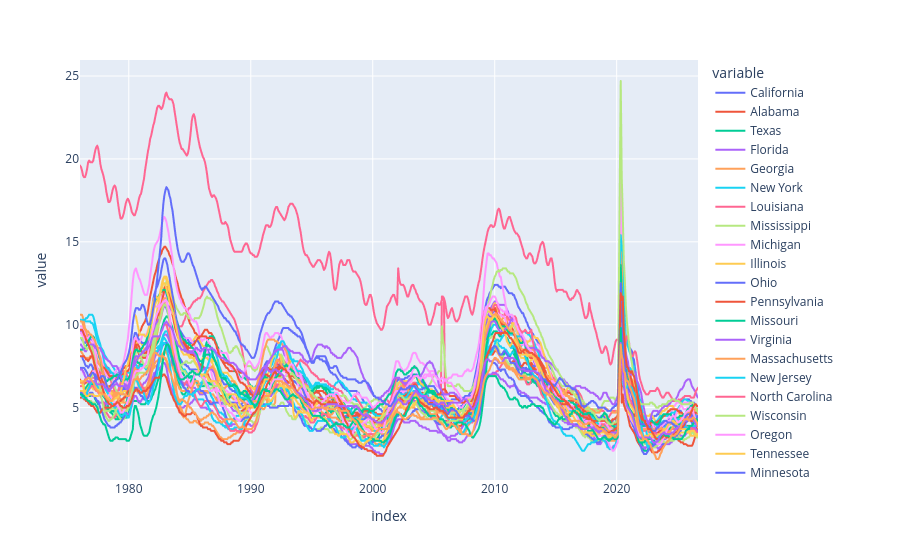

Write notebook code for a chart like this one.
### Code cell
# Plot States Unemployment Rate
px.line(uemp_states)

### Figure 1 — Plotly figure (JSON) as saved in the notebook; plotly's stock layout.template omitted (floating-point values rounded to 4 significant figures; data arrays with more than 128 entries replaced by an {"elided": "..."} marker saying what was removed)
{"data": [{"hovertemplate": "variable=California<br>index=%{x}<br>value=%{y}<extra></extra>", "legendgroup": "California", "line": {"color": "#636efa", "dash": "solid"}, "marker": {"symbol": "circle"}, "mode": "lines", "name": "California", "showlegend": true, "type": "scattergl", "x": {"elided": "606 str values"}, "xaxis": "x", "y": {"elided": "606 float values"}, "yaxis": "y"}, {"hovertemplate": "variable=Alabama<br>index=%{x}<br>value=%{y}<extra></extra>", "legendgroup": "Alabama", "line": {"color": "#EF553B", "dash": "solid"}, "marker": {"symbol": "circle"}, "mode": "lines", "name": "Alabama", "showlegend": true, "type": "scattergl", "x": {"elided": "606 str values"}, "xaxis": "x", "y": {"elided": "606 float values"}, "yaxis": "y"}, {"hovertemplate": "variable=Texas<br>index=%{x}<br>value=%{y}<extra></extra>", "legendgroup": "Texas", "line": {"color": "#00cc96", "dash": "solid"}, "marker": {"symbol": "circle"}, "mode": "lines", "name": "Texas", "showlegend": true, "type": "scattergl", "x": {"elided": "606 str values"}, "xaxis": "x", "y": {"elided": "606 float values"}, "yaxis": "y"}, {"hovertemplate": "variable=Florida<br>index=%{x}<br>value=%{y}<extra></extra>", "legendgroup": "Florida", "line": {"color": "#ab63fa", "dash": "solid"}, "marker": {"symbol": "circle"}, "mode": "lines", "name": "Florida", "showlegend": true, "type": "scattergl", "x": {"elided": "606 str values"}, "xaxis": "x", "y": {"elided": "606 float values"}, "yaxis": "y"}, {"hovertemplate": "variable=Georgia<br>index=%{x}<br>value=%{y}<extra></extra>", "legendgroup": "Georgia", "line": {"color": "#FFA15A", "dash": "solid"}, "marker": {"symbol": "circle"}, "mode": "lines", "name": "Georgia", "showlegend": true, "type": "scattergl", "x": {"elided": "606 str values"}, "xaxis": "x", "y": {"elided": "606 float values"}, "yaxis": "y"}, {"hovertemplate": "variable=New York<br>index=%{x}<br>value=%{y}<extra></extra>", "legendgroup": "New York", "line": {"color": "#19d3f3", "dash": "solid"}, "marker": {"symbol": "circle"}, "mode": "lines", "name": "New York", "showlegend": true, "type": "scattergl", "x": {"elided": "606 str values"}, "xaxis": "x", "y": {"elided": "606 float values"}, "yaxis": "y"}, {"hovertemplate": "variable=Louisiana<br>index=%{x}<br>value=%{y}<extra></extra>", "legendgroup": "Louisiana", "line": {"color": "#FF6692", "dash": "solid"}, "marker": {"symbol": "circle"}, "mode": "lines", "name": "Louisiana", "showlegend": true, "type": "scattergl", "x": {"elided": "606 str values"}, "xaxis": "x", "y": {"elided": "606 float values"}, "yaxis": "y"}, {"hovertemplate": "variable=Mississippi<br>index=%{x}<br>value=%{y}<extra></extra>", "legendgroup": "Mississippi", "line": {"color": "#B6E880", "dash": "solid"}, "marker": {"symbol": "circle"}, "mode": "lines", "name": "Mississippi", "showlegend": true, "type": "scattergl", "x": {"elided": "606 str values"}, "xaxis": "x", "y": {"elided": "606 float values"}, "yaxis": "y"}, {"hovertemplate": "variable=Michigan<br>index=%{x}<br>value=%{y}<extra></extra>", "legendgroup": "Michigan", "line": {"color": "#FF97FF", "dash": "solid"}, "marker": {"symbol": "circle"}, "mode": "lines", "name": "Michigan", "showlegend": true, "type": "scattergl", "x": {"elided": "606 str values"}, "xaxis": "x", "y": {"elided": "606 float values"}, "yaxis": "y"}, {"hovertemplate": "variable=Illinois<br>index=%{x}<br>value=%{y}<extra></extra>", "legendgroup": "Illinois", "line": {"color": "#FECB52", "dash": "solid"}, "marker": {"symbol": "circle"}, "mode": "lines", "name": "Illinois", "showlegend": true, "type": "scattergl", "x": {"elided": "606 str values"}, "xaxis": "x", "y": {"elided": "606 float values"}, "yaxis": "y"}, {"hovertemplate": "variable=Ohio<br>index=%{x}<br>value=%{y}<extra></extra>", "legendgroup": "Ohio", "line": {"color": "#636efa", "dash": "solid"}, "marker": {"symbol": "circle"}, "mode": "lines", "name": "Ohio", "showlegend": true, "type": "scattergl", "x": {"elided": "606 str values"}, "xaxis": "x", "y": {"elided": "606 float values"}, "yaxis": "y"}, {"hovertemplate": "variable=Pennsylvania<br>index=%{x}<br>value=%{y}<extra></extra>", "legendgroup": "Pennsylvania", "line": {"color": "#EF553B", "dash": "solid"}, "marker": {"symbol": "circle"}, "mode": "lines", "name": "Pennsylvania", "showlegend": true, "type": "scattergl", "x": {"elided": "606 str values"}, "xaxis": "x", "y": {"elided": "606 float values"}, "yaxis": "y"}, {"hovertemplate": "variable=Missouri<br>index=%{x}<br>value=%{y}<extra></extra>", "legendgroup": "Missouri", "line": {"color": "#00cc96", "dash": "solid"}, "marker": {"symbol": "circle"}, "mode": "lines", "name": "Missouri", "showlegend": true, "type": "scattergl", "x": {"elided": "606 str values"}, "xaxis": "x", "y": {"elided": "606 float values"}, "yaxis": "y"}, {"hovertemplate": "variable=Virginia<br>index=%{x}<br>value=%{y}<extra></extra>", "legendgroup": "Virginia", "line": {"color": "#ab63fa", "dash": "solid"}, "marker": {"symbol": "circle"}, "mode": "lines", "name": "Virginia", "showlegend": true, "type": "scattergl", "x": {"elided": "606 str values"}, "xaxis": "x", "y": {"elided": "606 float values"}, "yaxis": "y"}, {"hovertemplate": "variable=Massachusetts<br>index=%{x}<br>value=%{y}<extra></extra>", "legendgroup": "Massachusetts", "line": {"color": "#FFA15A", "dash": "solid"}, "marker": {"symbol": "circle"}, "mode": "lines", "name": "Massachusetts", "showlegend": true, "type": "scattergl", "x": {"elided": "606 str values"}, "xaxis": "x", "y": {"elided": "606 float values"}, "yaxis": "y"}, {"hovertemplate": "variable=New Jersey<br>index=%{x}<br>value=%{y}<extra></extra>", "legendgroup": "New Jersey", "line": {"color": "#19d3f3", "dash": "solid"}, "marker": {"symbol": "circle"}, "mode": "lines", "name": "New Jersey", "showlegend": true, "type": "scattergl", "x": {"elided": "606 str values"}, "xaxis": "x", "y": {"elided": "606 float values"}, "yaxis": "y"}, {"hovertemplate": "variable=North Carolina<br>index=%{x}<br>value=%{y}<extra></extra>", "legendgroup": "North Carolina", "line": {"color": "#FF6692", "dash": "solid"}, "marker": {"symbol": "circle"}, "mode": "lines", "name": "North Carolina", "showlegend": true, "type": "scattergl", "x": {"elided": "606 str values"}, "xaxis": "x", "y": {"elided": "606 float values"}, "yaxis": "y"}, {"hovertemplate": "variable=Wisconsin<br>index=%{x}<br>value=%{y}<extra></extra>", "legendgroup": "Wisconsin", "line": {"color": "#B6E880", "dash": "solid"}, "marker": {"symbol": "circle"}, "mode": "lines", "name": "Wisconsin", "showlegend": true, "type": "scattergl", "x": {"elided": "606 str values"}, "xaxis": "x", "y": {"elided": "606 float values"}, "yaxis": "y"}, {"hovertemplate": "variable=Oregon<br>index=%{x}<br>value=%{y}<extra></extra>", "legendgroup": "Oregon", "line": {"color": "#FF97FF", "dash": "solid"}, "marker": {"symbol": "circle"}, "mode": "lines", "name": "Oregon", "showlegend": true, "type": "scattergl", "x": {"elided": "606 str values"}, "xaxis": "x", "y": {"elided": "606 float values"}, "yaxis": "y"}, {"hovertemplate": "variable=Tennessee<br>index=%{x}<br>value=%{y}<extra></extra>", "legendgroup": "Tennessee", "line": {"color": "#FECB52", "dash": "solid"}, "marker": {"symbol": "circle"}, "mode": "lines", "name": "Tennessee", "showlegend": true, "type": "scattergl", "x": {"elided": "606 str values"}, "xaxis": "x", "y": {"elided": "606 float values"}, "yaxis": "y"}, {"hovertemplate": "variable=Minnesota<br>index=%{x}<br>value=%{y}<extra></extra>", "legendgroup": "Minnesota", "line": {"color": "#636efa", "dash": "solid"}, "marker": {"symbol": "circle"}, "mode": "lines", "name": "Minnesota", "showlegend": true, "type": "scattergl", "x": {"elided": "606 str values"}, "xaxis": "x", "y": {"elided": "606 float values"}, "yaxis": "y"}, {"hovertemplate": "variable=Kentucky<br>index=%{x}<br>value=%{y}<extra></extra>", "legendgroup": "Kentucky", "line": {"color": "#EF553B", "dash": "solid"}, "marker": {"symbol": "circle"}, "mode": "lines", "name": "Kentucky", "showlegend": true, "type": "scattergl", "x": {"elided": "606 str values"}, "xaxis": "x", "y": {"elided": "606 float values"}, "yaxis": "y"}, {"hovertemplate": "variable=Washington<br>index=%{x}<br>value=%{y}<extra></extra>", "legendgroup": "Washington", "line": {"color": "#00cc96", "dash": "solid"}, "marker": {"symbol": "circle"}, "mode": "lines", "name": "Washington", "showlegend": true, "type": "scattergl", "x": {"elided": "606 str values"}, "xaxis": "x", "y": {"elided": "606 float values"}, "yaxis": "y"}, {"hovertemplate": "variable=the District of Columbia<br>index=%{x}<br>value=%{y}<extra></extra>", "legendgroup": "the District of Columbia", "line": {"color": "#ab63fa", "dash": "solid"}, "marker": {"symbol": "circle"}, "mode": "lines", "name": "the District of Columbia", "showlegend": true, "type": "scattergl", "x": {"elided": "606 str values"}, "xaxis": "x", "y": {"elided": "606 float values"}, "yaxis": "y"}, {"hovertemplate": "variable=Arizona<br>index=%{x}<br>value=%{y}<extra></extra>", "legendgroup": "Arizona", "line": {"color": "#FFA15A", "dash": "solid"}, "marker": {"symbol": "circle"}, "mode": "lines", "name": "Arizona", "showlegend": true, "type": "scattergl", "x": {"elided": "606 str values"}, "xaxis": "x", "y": {"elided": "606 float values"}, "yaxis": "y"}, {"hovertemplate": "variable=Colorado<br>index=%{x}<br>value=%{y}<extra></extra>", "legendgroup": "Colorado", "line": {"color": "#19d3f3", "dash": "solid"}, "marker": {"symbol": "circle"}, "mode": "lines", "name": "Colorado", "showlegend": true, "type": "scattergl", "x": {"elided": "606 str values"}, "xaxis": "x", "y": {"elided": "606 float values"}, "yaxis": "y"}, {"hovertemplate": "variable=Puerto Rico<br>index=%{x}<br>value=%{y}<extra></extra>", "legendgroup": "Puerto Rico", "line": {"color": "#FF6692", "dash": "solid"}, "marker": {"symbol": "circle"}, "mode": "lines", "name": "Puerto Rico", "showlegend": true, "type": "scattergl", "x": {"elided": "606 str values"}, "xaxis": "x", "y": {"elided": "606 float values"}, "yaxis": "y"}, {"hovertemplate": "variable=Nevada<br>index=%{x}<br>value=%{y}<extra></extra>", "legendgroup": "Nevada", "line": {"color": "#B6E880", "dash": "solid"}, "marker": {"symbol": "circle"}, "mode": "lines", "name": "Nevada", "showlegend": true, "type": "scattergl", "x": {"elided": "606 str values"}, "xaxis": "x", "y": {"elided": "606 float values"}, "yaxis": "y"}, {"hovertemplate": "variable=South Carolina<br>index=%{x}<br>value=%{y}<extra></extra>", "legendgroup": "South Carolina", "line": {"color": "#FF97FF", "dash": "solid"}, "marker": {"symbol": "circle"}, "mode": "lines", "name": "South Carolina", "showlegend": true, "type": "scattergl", "x": {"elided": "606 str values"}, "xaxis": "x", "y": {"elided": "606 float values"}, "yaxis": "y"}, {"hovertemplate": "variable=Indiana<br>index=%{x}<br>value=%{y}<extra></extra>", "legendgroup": "Indiana", "line": {"color": "#FECB52", "dash": "solid"}, "marker": {"symbol": "circle"}, "mode": "lines", "name": "Indiana", "showlegend": true, "type": "scattergl", "x": {"elided": "606 str values"}, "xaxis": "x", "y": {"elided": "606 float values"}, "yaxis": "y"}, {"hovertemplate": "variable=West Virginia<br>index=%{x}<br>value=%{y}<extra></extra>", "legendgroup": "West Virginia", "line": {"color": "#636efa", "dash": "solid"}, "marker": {"symbol": "circle"}, "mode": "lines", "name": "West Virginia", "showlegend": true, "type": "scattergl", "x": {"elided": "606 str values"}, "xaxis": "x", "y": {"elided": "606 float values"}, "yaxis": "y"}, {"hovertemplate": "variable=Connecticut<br>index=%{x}<br>value=%{y}<extra></extra>", "legendgroup": "Connecticut", "line": {"color": "#EF553B", "dash": "solid"}, "marker": {"symbol": "circle"}, "mode": "lines", "name": "Connecticut", "showlegend": true, "type": "scattergl", "x": {"elided": "606 str values"}, "xaxis": "x", "y": {"elided": "606 float values"}, "yaxis": "y"}, {"hovertemplate": "variable=Oklahoma<br>index=%{x}<br>value=%{y}<extra></extra>", "legendgroup": "Oklahoma", "line": {"color": "#00cc96", "dash": "solid"}, "marker": {"symbol": "circle"}, "mode": "lines", "name": "Oklahoma", "showlegend": true, "type": "scattergl", "x": {"elided": "606 str values"}, "xaxis": "x", "y": {"elided": "606 float values"}, "yaxis": "y"}, {"hovertemplate": "variable=Arkansas<br>index=%{x}<br>value=%{y}<extra></extra>", "legendgroup": "Arkansas", "line": {"color": "#ab63fa", "dash": "solid"}, "marker": {"symbol": "circle"}, "mode": "lines", "name": "Arkansas", "showlegend": true, "type": "scattergl", "x": {"elided": "606 str values"}, "xaxis": "x", "y": {"elided": "606 float values"}, "yaxis": "y"}, {"hovertemplate": "variable=Maryland<br>index=%{x}<br>value=%{y}<extra></extra>", "legendgroup": "Maryland", "line": {"color": "#FFA15A", "dash": "solid"}, "marker": {"symbol": "circle"}, "mode": "lines", "name": "Maryland", "showlegend": true, "type": "scattergl", "x": {"elided": "606 str values"}, "xaxis": "x", "y": {"elided": "606 float values"}, "yaxis": "y"}], "layout": {"legend": {"title": {"text": "variable"}, "tracegroupgap": 0}, "margin": {"t": 60}, "xaxis": {"anchor": "y", "domain": [0, 1], "title": {"text": "index"}}, "yaxis": {"anchor": "x", "domain": [0, 1], "title": {"text": "value"}}}}
